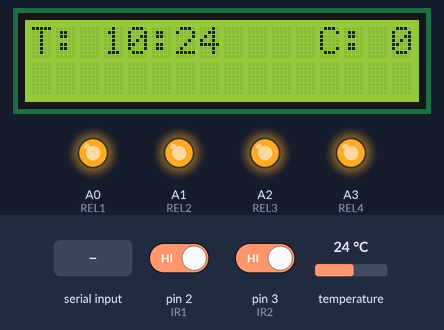
Simulated run of this sketch. Board: Arduino Uno, built with avr-gcc and run on an emulated ATmega328P. On the bench: 16×2 character LCD, output pins drawn as LEDs (lit = HIGH). Inputs (shaded band) come from the test bench; at power-on: pin 2 (IR1) HIGH, pin 3 (IR2) HIGH, temperature 24 °C. The local clock reads 2024-03-15 10:24:30 at power-on unless the sketch sets it; what the sketch prints to the serial monitor is not drawn.

Above: at 4.3 s.
4.4 s: "<B90>" received over Serial
At 5.2 s:
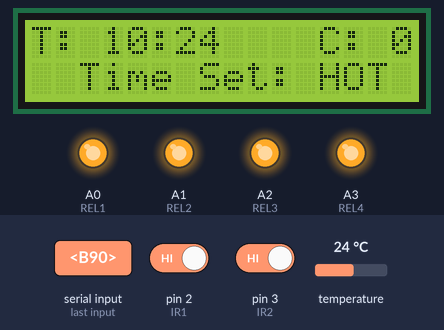
At 34.9 s:
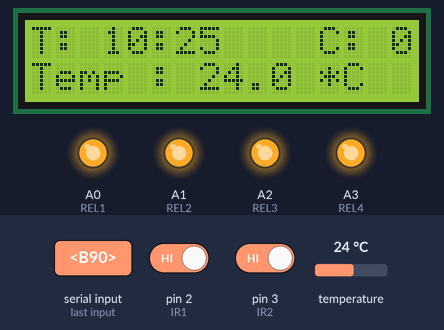
Timing chart, 0 to 35.9 s (numbered marks = the images above; inputs shaded):
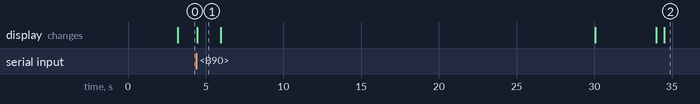

Measured:
- after the input at 4.4 s, the display: changes at once (image 1)
- what the display in image 1 shows lasts 1.6 s, from 4.4 s to 6.0 s

The sketch:

v1.ino
```cpp
#include <Wire.h> // Library for I2C communication
#include <SPI.h>  // not used here, but needed to prevent a RTClib compile error
#include "RTClib.h"
#include <LiquidCrystal_I2C.h>
LiquidCrystal_I2C lcd(0x27, 16, 2);
RTC_DS1307 RTC;     // Setup an instance of DS1307 naming it RTC

#define IR1 2
#define IR2 3

#define REL1 A0
#define REL2 A1
#define REL3 A2
#define REL4 A3

unsigned int visin = 0, visout = 0;
unsigned int flh1,flh2;
unsigned long valY, valX;

char inchar=0,t;
char cmd_arr1[100];
int cmd_count1;
long Time_set = 700;
long Time_set_off = 730;
long settime = 0;
int on_flag =0;
int hours,mint;
int temp_thress = 20;
long timestam;

// First we include the libraries
#include <OneWire.h>
#include <DallasTemperature.h>
/********************************************************************/
// Data wire is plugged into pin 2 on the Arduino
#define ONE_WIRE_BUS 10
/********************************************************************/
// Setup a oneWire instance to communicate with any OneWire devices
// (not just Maxim/Dallas temperature ICs)
OneWire oneWire(ONE_WIRE_BUS);
/********************************************************************/
// Pass our oneWire reference to Dallas Temperature.
DallasTemperature sensors(&oneWire);
float temp;
void serialFlush()
{
  while(Serial.available() > 0) {
    t = Serial.read();
  }
  t=0;
}
void serial_get_command()
{
  inchar=0;
  if(Serial.available() > 0)
  {
    inchar = Serial.read();
    if(inchar == '<')
    {
      cmd_count1=0;
      while(inchar != '>' && cmd_count1<15)
      {
        if(Serial.available() > 0)
        {
          inchar = Serial.read();
          cmd_arr1[cmd_count1++] = inchar;
        }
      }
      if(inchar == '>')
      {
        cmd_count1--;
        cmd_arr1[cmd_count1] = '\0';

        if(cmd_arr1[0]=='A')
        {
          cmd_arr1[0]='0';
          Time_set = atol(cmd_arr1);
          on_flag= 0;
          //Time_set_off = Time_set + 1;
          //lcd.setCursor(0, 1);lcd.print(" L4 ON Time Set ");delay(1500);lcd.setCursor(0, 1);lcd.print("                ");
        }
        else if(cmd_arr1[0]=='B')
        {
          cmd_arr1[0]='0';
          lcd.setCursor(0, 1);lcd.print("  Time Set: HOT  ");delay(1500);lcd.setCursor(0, 1);lcd.print("                ");
          temp_thress = 45;
        }
        else if(cmd_arr1[0]=='C')
        {
          cmd_arr1[0]='0';
          lcd.setCursor(0, 1);lcd.print("  Time Set: MID  ");delay(1500);lcd.setCursor(0, 1);lcd.print("                ");
          temp_thress = 40;
        }
        else if(cmd_arr1[0]=='D')
        {
          cmd_arr1[0]='0';
          lcd.setCursor(0, 1);lcd.print("  Time Set: LOW  ");delay(1500);lcd.setCursor(0, 1);lcd.print("                ");
          temp_thress = 35;
        }
        else if(cmd_arr1[0]=='T' && cmd_arr1[1]=='1' && cmd_arr1[2]=='1')
        {cmd_arr1[0]='0';cmd_arr1[1]='0';cmd_arr1[2]='0'; digitalWrite(REL2,LOW);lcd.setCursor(0, 1);lcd.print("   Light 2 ON   "); delay(1500);lcd.setCursor(0, 1);lcd.print("                ");}
        else if(cmd_arr1[0]=='T' && cmd_arr1[1]=='1' && cmd_arr1[2]=='0')
        {cmd_arr1[0]='0';cmd_arr1[1]='0';cmd_arr1[2]='0'; digitalWrite(REL2,HIGH);lcd.setCursor(0, 1);lcd.print("   Light 2 OFF  ");delay(1500);lcd.setCursor(0, 1);lcd.print("                ");}

        else if(cmd_arr1[0]=='T' && cmd_arr1[1]=='2' && cmd_arr1[2]=='1')
        {cmd_arr1[0]='0';cmd_arr1[1]='0';cmd_arr1[2]='0'; digitalWrite(REL3,LOW);lcd.setCursor(0, 1);lcd.print("   Light 3 ON   ");delay(1500);lcd.setCursor(0, 1);lcd.print("                ");}
        else if(cmd_arr1[0]=='T' && cmd_arr1[1]=='2' && cmd_arr1[2]=='0')
        {cmd_arr1[0]='0';cmd_arr1[1]='0';cmd_arr1[2]='0'; digitalWrite(REL3,HIGH);lcd.setCursor(0, 1);lcd.print("   Light 3 OFF  ");delay(1500);lcd.setCursor(0, 1);lcd.print("                ");}

      }
      else
      {

      }
    }
}
}

void counter_algorithm()
{
  if(flh1==0)
  {
    if(digitalRead(IR1) == LOW)    // IR value, adjust/change as per your sensor's logic
    {
      flh1=1;
      flh2=0;

    }
    else if(digitalRead(IR2) == LOW)   // IR value, adjust/change as per your sensor's logic
    {
      flh1=1;
      flh2=1;
    }
  }

  if(flh1==1)
  {
    if(flh2==1)
    {
      if(digitalRead(IR1) == LOW)    // IR value, adjust/change as per your sensor's logic
      {
        flh1=0;
        if(visin<999)
        {
          visin++;
        }
        while(digitalRead(IR1) == LOW){ }

        lcd.setCursor(12, 0);
        lcd.print("C:");
        lcd.setCursor(15, 0);
        lcd.print(" ");
        lcd.setCursor(15, 0);
        lcd.print(visin);
       }
    }

    if(flh2==0)
    {
      if(digitalRead(IR2) == LOW)  // IR value, adjust/change as per your sensor's logic
      {
        flh1=0;
        if(visin>0)
        {
          visin--;
        }
      while(digitalRead(IR2) == LOW){}

      lcd.setCursor(12, 0);
      lcd.print("C:");
      lcd.setCursor(15, 0);
      lcd.print(" ");
      lcd.setCursor(15, 0);
      lcd.print(visin);
      }
    }
  }

  lcd.setCursor(12, 0);
  lcd.print("C:");
  lcd.setCursor(15, 0);
  lcd.print(" ");
  lcd.setCursor(15, 0);
  lcd.print(visin);

  if(visin >= 1)
  {
    digitalWrite(REL1,LOW);
  }
  if(visin < 1)
  {
    digitalWrite(REL1,HIGH);
  }

}

void temperature_logic_control()
{
  sensors.requestTemperatures();
  temp = sensors.getTempCByIndex(0);
  lcd.setCursor(0,0);
  lcd.print("READING TEMP.   ");
  lcd.setCursor(0,1);
  lcd.print("Temp :          ");
  lcd.setCursor(7,1);
  lcd.print(temp,1);lcd.print(" *C");

  if(settime >= Time_set)
  {
     if(on_flag == 0)
     {
      digitalWrite(REL4,LOW);
      on_flag= 1;
      lcd.setCursor(0, 1);lcd.print("   Light 4 ON   ");delay(1500);lcd.setCursor(0, 1);lcd.print("                ");
     }
  }
  if(temp >= temp_thress)
  {
    if(on_flag == 1)
     {
      digitalWrite(REL4,HIGH);
       on_flag= 2;
       lcd.setCursor(0, 1);lcd.print("   Light 4 OFF  ");delay(1500);lcd.setCursor(0, 1);lcd.print("                ");
     }
  }


}

void setup ()
{
  Serial.begin(9600); // Set serial port speed
  sensors.begin();
  pinMode(IR1, INPUT);  pinMode(IR2, INPUT);
  digitalWrite(IR1,HIGH);digitalWrite(IR2,HIGH);
  pinMode(REL1, OUTPUT);
  pinMode(REL2, OUTPUT);
  pinMode(REL3, OUTPUT);
  pinMode(REL4, OUTPUT);
  digitalWrite(REL1,HIGH);digitalWrite(REL2,HIGH);
  digitalWrite(REL3,HIGH);digitalWrite(REL4,HIGH);
  lcd.begin(16,2);
  lcd.init();
  lcd.backlight();
  Wire.begin(); // Start the I2C
  RTC.begin();  // Init RTC
  //RTC.adjust(DateTime(__DATE__, __TIME__));  // Time and date is expanded to date and time on your computer at compiletime
  Serial.print("Time and date set");
  lcd.setCursor(0, 0);
  lcd.print("   Smart Home   ");
  delay(3000);
  lcd.clear();
  DateTime now = RTC.now();
  hours = now.hour(), DEC;
  mint  = now.minute(), DEC;
  settime = (hours*100 + mint*1);
  Time_set = settime *1000;
  timestam = millis();
}
void time_print()
{
  DateTime now = RTC.now();
  hours = now.hour(), DEC;
  mint  = now.minute(), DEC;
  settime = (hours*100 + mint*1);
  lcd.setCursor(0, 0);
  lcd.print("T:          ");
  lcd.setCursor(3, 0);
  lcd.print(now.hour(), DEC);
  lcd.print(":");
  lcd.print(now.minute(), DEC);

}

void loop ()
{
  time_print();
  serial_get_command();
  counter_algorithm();
  if(millis()-timestam>=30000)
  {
    timestam=millis();
    temperature_logic_control();
    delay(500);
  }
  delay(1);

}
```
